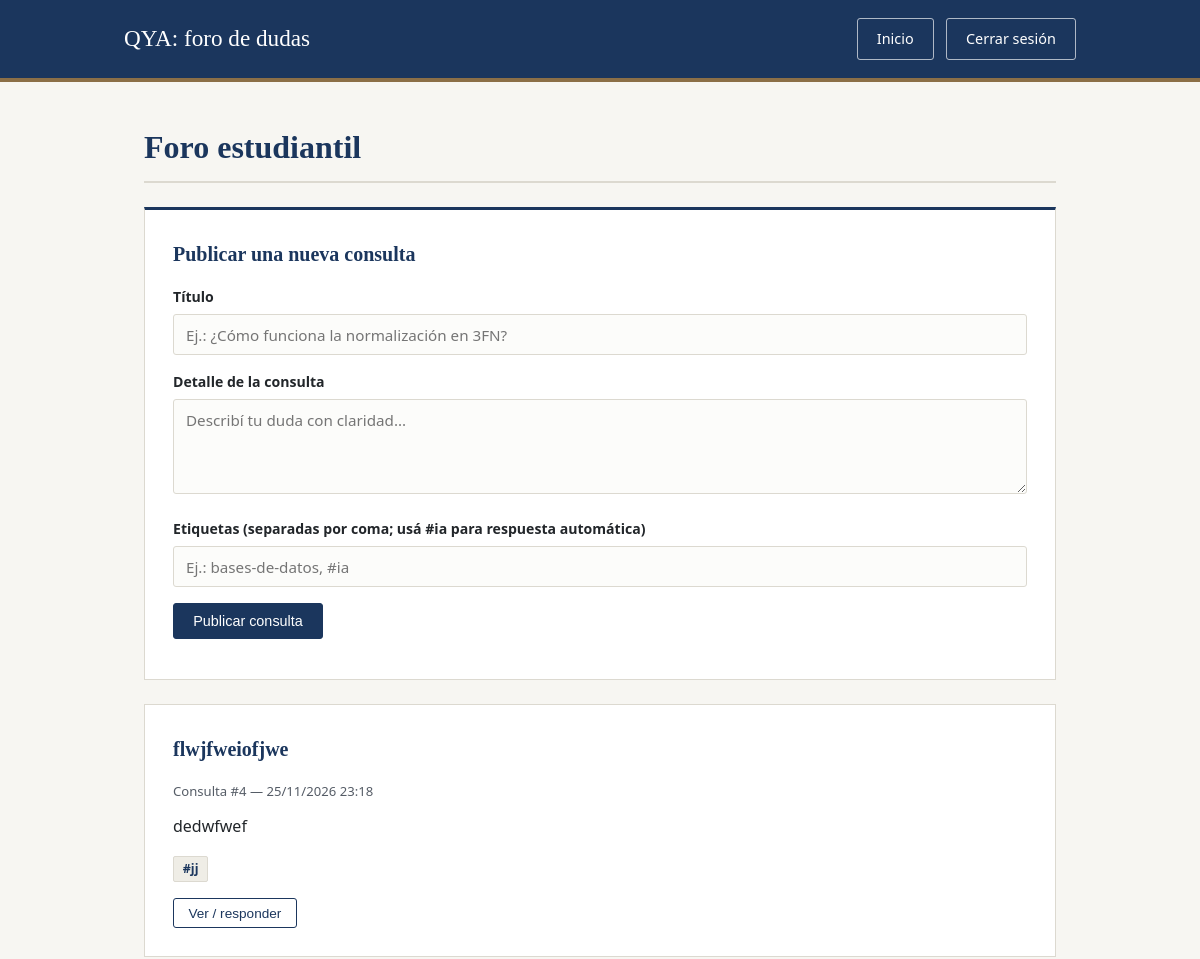
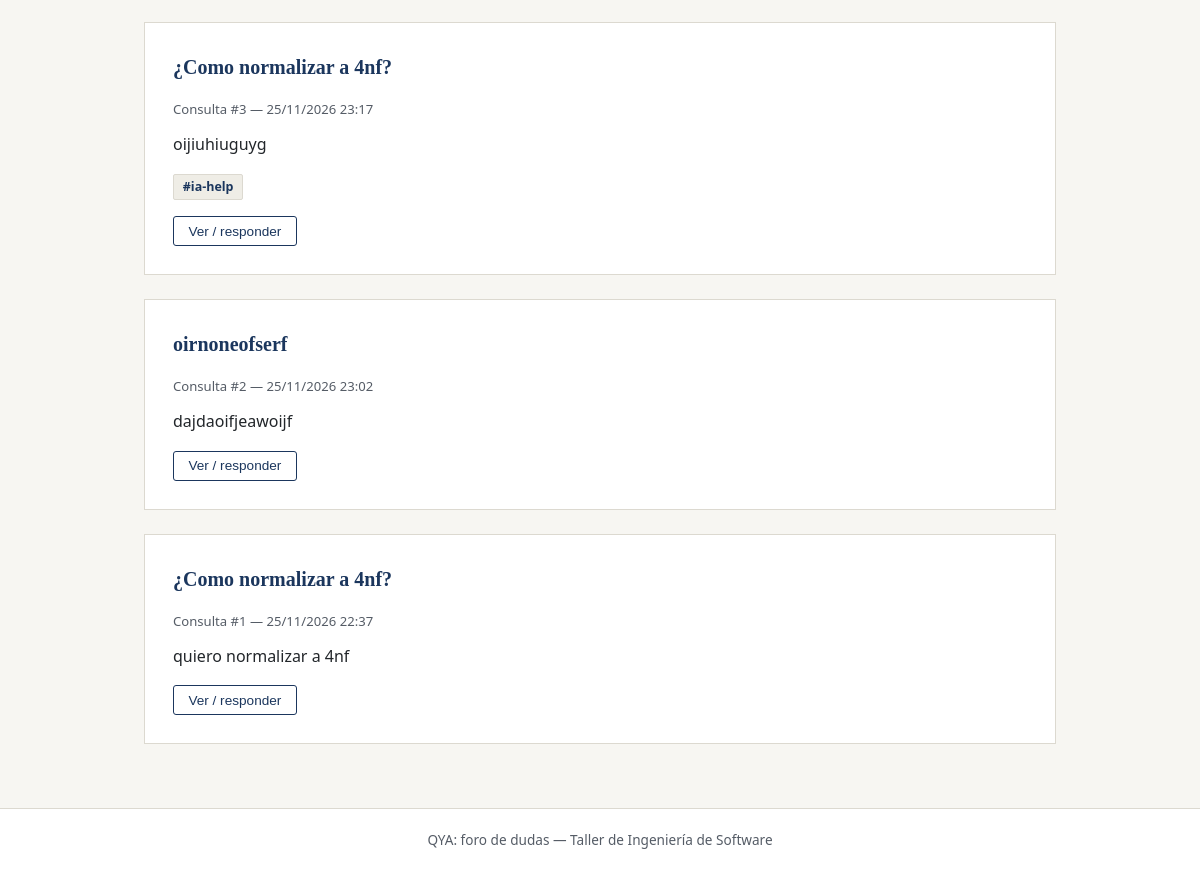
Screenshot of /foro (signed in) with the database file from the repository (2 pictures, top to bottom).
### taller/models/models.py (models this page shows)
class Pregunta(db.Model):
    __tablename__ = "preguntas"
    id = db.Column(db.Integer, primary_key=True)
    titulo = db.Column(db.String(200), nullable=False)
    cuerpo = db.Column(db.Text, nullable=False)
    creada_en = db.Column(db.DateTime, default=lambda: datetime.now(timezone.utc))
    usuario_id = db.Column(db.Integer, db.ForeignKey("usuarios_h.id"), nullable=False)
    categoria_id = db.Column(db.Integer, db.ForeignKey("categorias.id"), nullable=False)
    respuestas = db.relationship("Respuesta", backref="pregunta", lazy=True, cascade="all, delete-orphan")
    votos = db.relationship("Voto", backref="pregunta", lazy=True, cascade="all, delete-orphan")
    tags = db.relationship("Tag", secondary=pregunta_tags, lazy="subquery", backref=db.backref("preguntas", lazy=True))

class Tag(db.Model):
    __tablename__ = "tags"
    id = db.Column(db.Integer, primary_key=True)
    nombre = db.Column(db.String(50), unique=True, nullable=False)

### taller/__init__.py (the view)
    @app.get("/foro")
    def foro():
        user_id = session.get("usuario_id")
        if not user_id:
            return redirect(url_for("auth.login_get"))
        from .models import Categoria
        if not Categoria.query.first():
            db.session.add(Categoria(nombre="General"))
            db.session.commit()
        preguntas = Pregunta.query.order_by(Pregunta.creada_en.desc()).all()
        return render_template("foro.html", preguntas=preguntas, user_id=user_id)

### taller/templates/foro.html (shortened to what this page needs)
<!DOCTYPE html>
<html lang="es">
<head>
</head>
<body>
  <header>
    <div class="nav-container">
      <a href="{{ url_for('index') }}" class="brand">QYA: foro de dudas</a>
      <nav class="nav-links">
        <a href="{{ url_for('index') }}" class="btn btn-nav-outline">Inicio</a>
        <a href="{{ url_for('auth.logout') }}" class="btn btn-nav-outline">Cerrar sesión</a>
      </nav>
    </div>
  </header>
  <main>
    <h1 class="page-title">Foro estudiantil</h1>
    <section class="card card-nueva">
      <h2>Publicar una nueva consulta</h2>
      <form id="form-pregunta">
        <div class="form-group">
          <label for="titulo">Título</label>
          <input type="text" id="titulo" required placeholder="Ej.: ¿Cómo funciona la normalización en 3FN?">
        </div>
        <div class="form-group">
          <label for="cuerpo">Detalle de la consulta</label>
          <textarea id="cuerpo" required placeholder="Describí tu duda con claridad..."></textarea>
        </div>
        <div class="form-group">
          <label for="tags">Etiquetas (separadas por coma; usá #ia para respuesta automática)</label>
          <input type="text" id="tags" placeholder="Ej.: bases-de-datos, #ia">
        </div>
        <button type="submit" class="btn btn-primary">Publicar consulta</button>
      </form>
    </section>
    <section>
      {% if preguntas %}
        {% for p in preguntas %}
          <article class="card">
            <h2>{{ p.titulo }}</h2>
            <div class="pregunta-meta">
              Consulta #{{ p.id }}
              {% if p.creada_en %}
                &mdash; {{ p.creada_en.strftime('%d/%m/%Y %H:%M') }}
              {% endif %}
            </div>
            <p class="pregunta-cuerpo">{{ p.cuerpo }}</p>
            {% if p.tags %}
              <div class="tags">
                {% for t in p.tags %}
                  <span class="tag">{{ t.nombre }}</span>
                {% endfor %}
              </div>
            {% endif %}
            <button
              type="button"
              class="btn btn-secondary"
              onclick="toggleRespuestas({{ p.id }})"
            >
              Ver / responder
            </button>
          </article>
        {% endfor %}
      {% else %}
        <div class="vacio">
          Todavía no hay consultas publicadas. ¡Sé la primera persona en preguntar!
        </div>
      {% endif %}
    </section>
  </main>
  <footer>
    QYA: foro de dudas &mdash; Taller de Ingeniería de Software
  </footer>
</body>
</html>

### taller/templates/foro.html (style rules this page uses)
:root { --azul-univ: #1b365d; --azul-oscuro: #122440; --dorado-acento: #8b6f47; --fondo: #f7f6f2; --superficie: #ffffff; --texto: #22262a; --texto-secundario: #555c66; --borde: #dcd9d0; --ia-bg: #eef3f9; }
* { box-sizing: border-box; margin: 0; padding: 0; }
body { font-family: "Segoe UI", system-ui, -apple-system, sans-serif; background-color: var(--fondo); color: var(--texto); line-height: 1.6; min-height: 100vh; display: flex; flex-direction: column; }
header { background-color: var(--azul-univ); color: #ffffff; border-bottom: 4px solid var(--dorado-acento); }
.nav-container { max-width: 1000px; margin: 0 auto; padding: 1.1rem 1.5rem; display: flex; justify-content: space-between; align-items: center; flex-wrap: wrap; gap: 1rem; }
.brand { font-family: Georgia, "Times New Roman", serif; font-size: 1.45rem; color: #ffffff; text-decoration: none; }
.nav-links { display: flex; gap: 0.75rem; }
.btn { display: inline-block; padding: 0.55rem 1.2rem; font-size: 0.9rem; font-weight: 500; text-decoration: none; border-radius: 3px; cursor: pointer; transition: background-color 0.2s ease, border-color 0.2s ease; }
.btn-nav-outline { color: #ffffff; border: 1px solid rgba(255, 255, 255, 0.65); }
.btn-primary { background-color: var(--azul-univ); color: #ffffff; border: 1px solid var(--azul-univ); }
.btn-secondary { background-color: transparent; color: var(--azul-univ); border: 1px solid var(--azul-univ); padding: 0.4rem 0.9rem; font-size: 0.85rem; }
main { flex: 1; max-width: 960px; width: 100%; margin: 0 auto; padding: 2.5rem 1.5rem; }
.page-title { font-family: Georgia, "Times New Roman", serif; font-size: 2rem; color: var(--azul-univ); margin-bottom: 1.5rem; padding-bottom: 0.5rem; border-bottom: 2px solid var(--borde); }
.card { background-color: var(--superficie); border: 1px solid var(--borde); padding: 1.75rem; margin-bottom: 1.5rem; }
.card-nueva { border-top: 3px solid var(--azul-univ); }
.card h2 { font-family: Georgia, "Times New Roman", serif; font-size: 1.25rem; color: var(--azul-univ); margin-bottom: 1rem; }
.form-group { margin-bottom: 1rem; }
label { display: block; font-size: 0.88rem; font-weight: 600; color: var(--texto); margin-bottom: 0.35rem; }
input[type="text"], textarea { width: 100%; padding: 0.6rem 0.75rem; border: 1px solid var(--borde); border-radius: 3px; font-family: inherit; font-size: 0.95rem; background-color: #fcfcfa; }
textarea { min-height: 95px; resize: vertical; }
.pregunta-meta { font-size: 0.82rem; color: var(--texto-secundario); margin-bottom: 0.75rem; }
.pregunta-cuerpo { margin-bottom: 1rem; white-space: pre-wrap; }
.tags { display: flex; gap: 0.45rem; flex-wrap: wrap; margin-bottom: 1rem; }
.tag { font-size: 0.78rem; background-color: #efede6; color: var(--azul-univ); border: 1px solid var(--borde); padding: 0.15rem 0.55rem; border-radius: 2px; font-weight: 600; }
footer { border-top: 1px solid var(--borde); background-color: var(--superficie); color: var(--texto-secundario); text-align: center; padding: 1.25rem 1.5rem; font-size: 0.85rem; }

### rows the page displays
Pregunta: titulo "flwjfweiofjwe", id "4", creada_en "25/11/2026 23:18", cuerpo "dedwfwef"
Tag: nombre "#jj"
Pregunta: titulo "¿Como normalizar a 4nf?", id "3", creada_en "25/11/2026 23:17", cuerpo "oijiuhiuguyg"
Tag: nombre "#ia-help"
Pregunta: titulo "oirnoneofserf", id "2", creada_en "25/11/2026 23:02", cuerpo "dajdaoifjeawoijf"
Pregunta: titulo "¿Como normalizar a 4nf?", id "1", creada_en "25/11/2026 22:37", cuerpo "quiero normalizar a 4nf"
